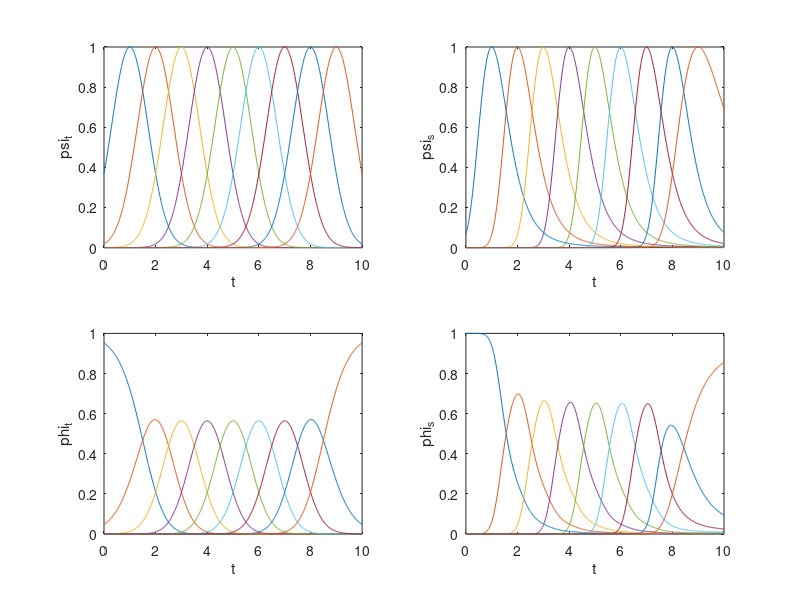

Write the MATLAB code that produced this figure.
close all; clear; clc;

t=0:0.01:10;
alpha_s = 0.5;
s = exp(-alpha_s*t);

c_t = 1:9;
c_s = exp(-alpha_s*c_t);

D     = (diff(c_s)).^2;
D     = 1./[D D(end)];

psi_t = zeros(length(t), length(c_t));
psi_s = zeros(length(t), length(c_t));

phi_t = zeros(length(t), length(c_t));
phi_s = zeros(length(t), length(c_t));


for j = 1:length(c_t)
    
    psi_t(:,j) = exp(-(c_t(j)*ones(1,length(t))-t).^2)';
    psi_s(:,j) = exp(-D(j)*(c_s(j)*ones(1,length(t))-s).^2)';
    
end


for j = 1:length(c_t)
    
    phi_t(:,j) = psi_t(:,j)./(sum(psi_t,2));
    phi_s(:,j) = psi_s(:,j)./(sum(psi_s,2));
    
end


figure;
subplot(2,2,1);
plot(t, psi_t);
xlabel('t');
ylabel('psi_t');

subplot(2,2,2);
plot(t, psi_s);
xlabel('t');
ylabel('psi_s');

subplot(2,2,3);
plot(t, phi_t);
xlabel('t');
ylabel('phi_t');

subplot(2,2,4);
plot(t, phi_s);
xlabel('t');
ylabel('phi_s');